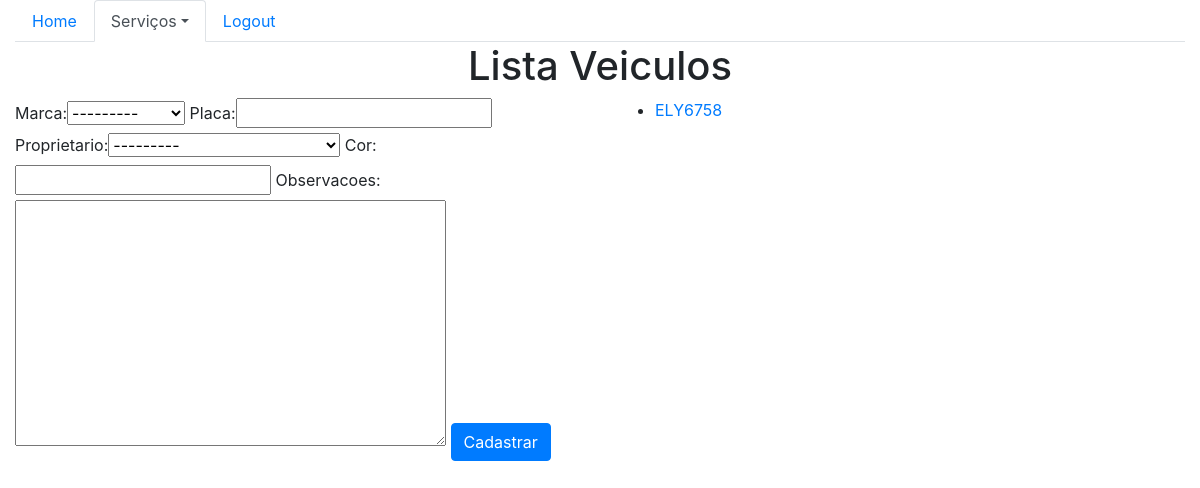
The app's page /sistema/veiculos/ (signed in), older data.
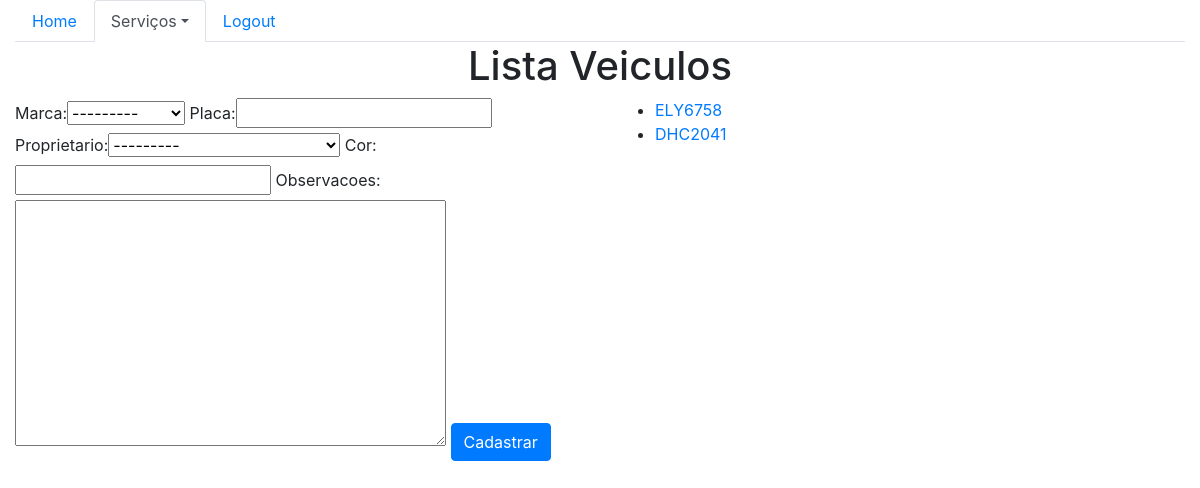
The same page, newer data.
### core/models.py (models this page shows, shortened)
class Veiculo(models.Model):
    marca = models.ForeignKey(Marca, on_delete=models.CASCADE)
    placa = models.CharField(max_length=7)
    proprietario = models.ForeignKey(Pessoa, on_delete=models.CASCADE)
    cor = models.CharField(max_length=15)
    observacoes = models.TextField()

### core/views.py (the view)
@login_required
def lista_veiculos(request):
    veiculos = Veiculo.objects.all()
    form = VeiculoForm()
    data = {'veiculos':veiculos, 'form':form}
    return render(request, 'core/lista_veiculos.html', data)

### core/forms.py
class VeiculoForm(ModelForm):
    class Meta:
        model = Veiculo
        fields = '__all__'

### core/models.py (called while the page is built)
    def __str__(self):
        return self.nome

    def __str__(self):
        return self.nome

### core/templates/core/lista_veiculos.html (shortened to what this page needs)
{% extends 'base.html'%}
{% load bootstrap %}
{% block menu %}
    <ul class="nav nav-tabs">
        <li class="nav-item">
        <a class="nav-link" href="{% url 'core_home' %}">Home</a>
        </li>
        <li class="nav-item dropdown">
        <a class="nav-link dropdown-toggle active" data-toggle="dropdown" href="#" role="button" aria-haspopup="true" aria-expanded="false">Serviços</a>
        </li>
        <li class="nav-item">
        <a class="nav-link" href="#">Logout</a>
        </li>
    </ul>
{% endblock %}
{% block main %}
<div class="row">
    <div class="mx-auto">
        <h1>Lista Veiculos</h1>
    </div>
</div>
<class class="row">
    <class class="col-sm-6">
        <form action="{% url 'core_veiculo_novo' %}" method="POST">
            {{ form|bootstrap }}
            <button type="submit" class="btn btn-primary">Cadastrar</button>
        </form>
    </class>
    <class class="col-sm-6">
        <ul>
            {% for veiculo in veiculos %}
                <li>
                    <a href="{% url 'core_veiculo_update' veiculo.id %}"> {{ veiculo.placa }} </a>
                </li>
            {% endfor %}
        </ul>
    </class>
{% endblock %}

Row changes from the older to the newer data that the page shows:
added Veiculo: placa "DHC2041"
